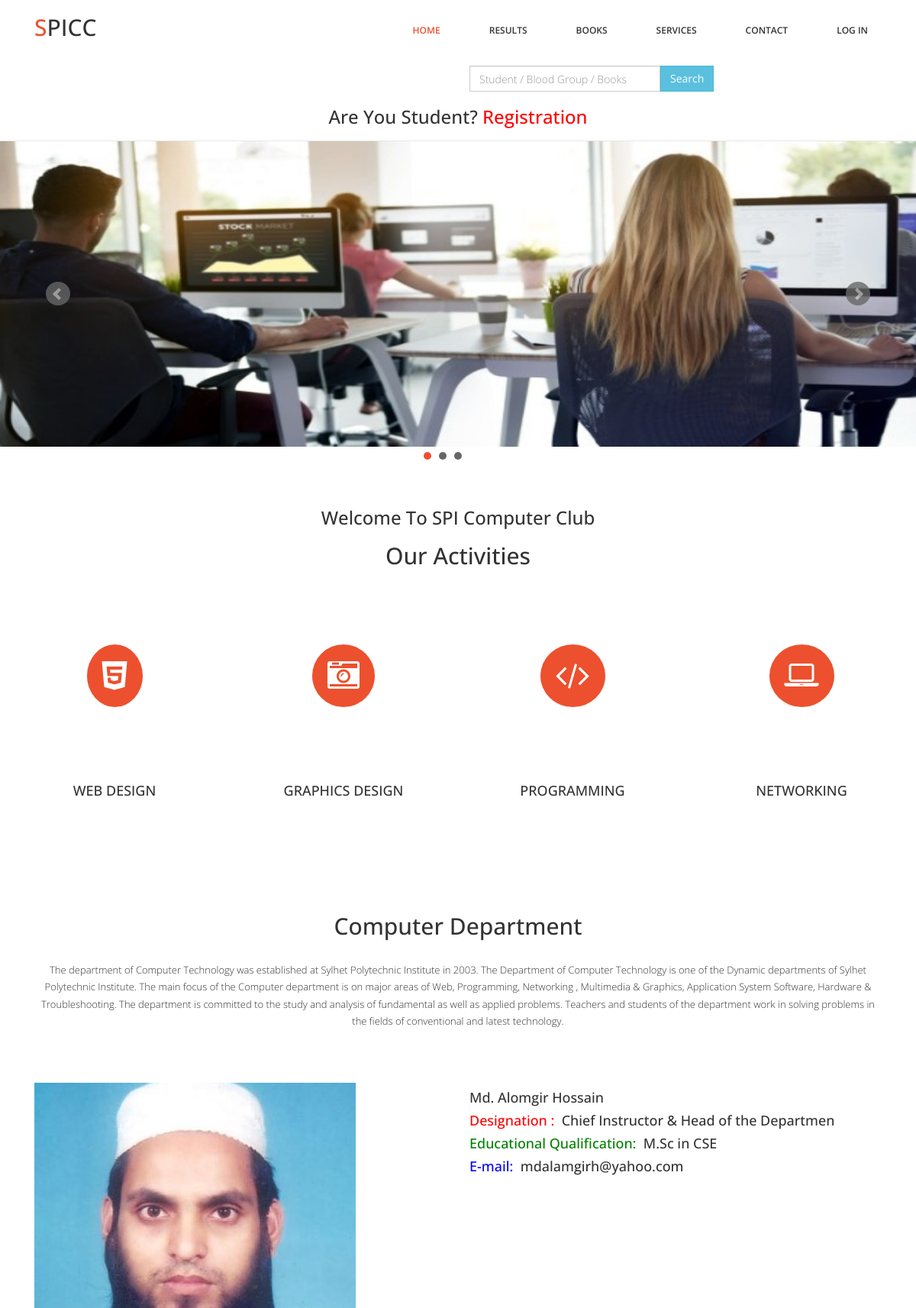
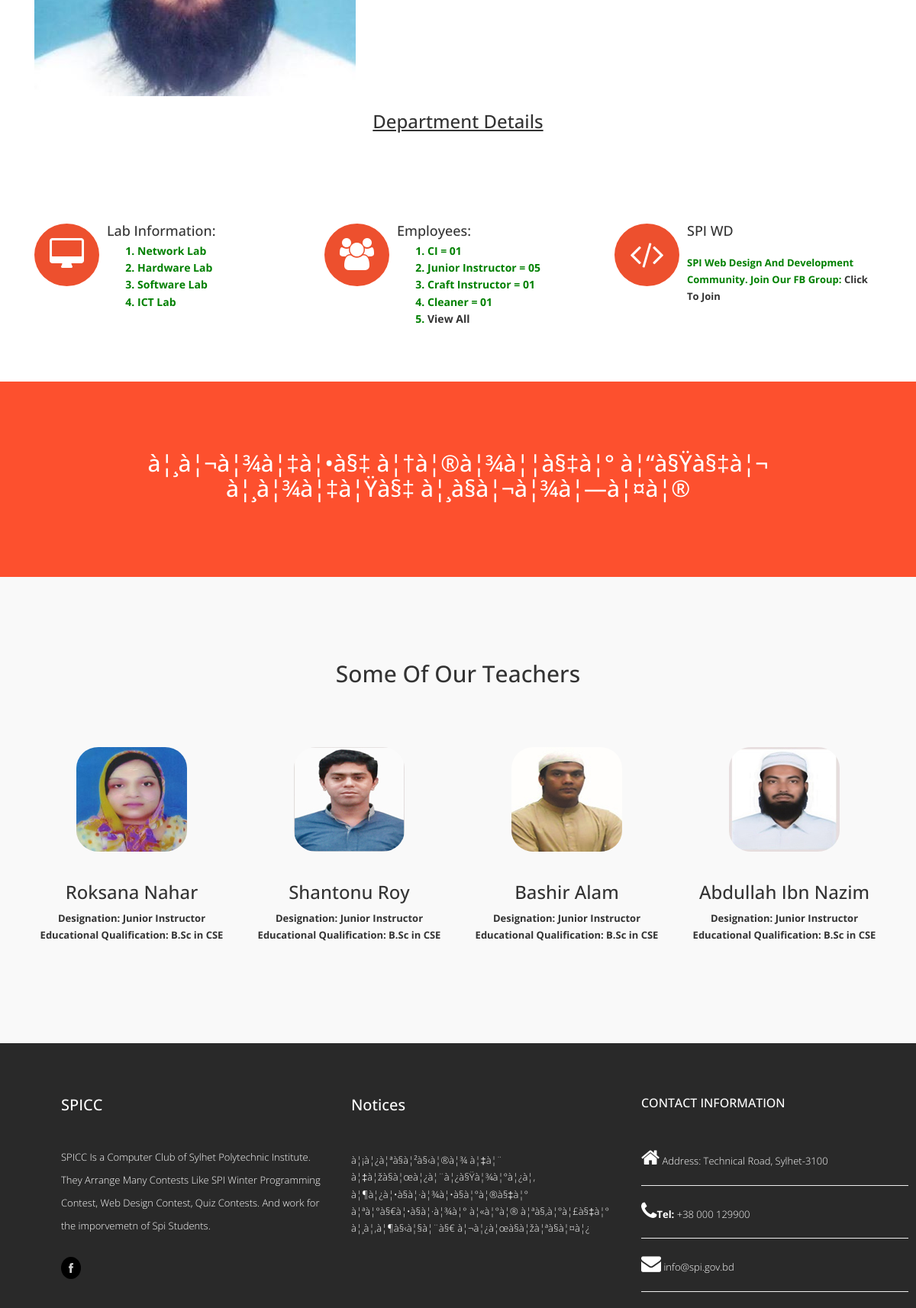
The page / (upper part) on the database its author committed (2 pictures, top to bottom).
### tables this page shows
CREATE TABLE `slider` (
  `id` int(11) NOT NULL,
  `name` mediumtext NOT NULL
);

CREATE TABLE `single_notice` (
  `id` int(11) NOT NULL,
  `noticeline` varchar(3000) NOT NULL
);

CREATE TABLE `pdf_notices` (
  `id` int(11) NOT NULL,
  `name` varchar(500) NOT NULL,
  `pdffile` mediumtext NOT NULL,
  `dateofup` date NOT NULL
);

### index.php (the view, shortened to what this page needs)
<!DOCTYPE html>
<html lang="en">
  <head>
	<link rel="stylesheet" href="style.css" />
    <link href="css/bootstrap.min.css" rel="stylesheet">
	<link rel="stylesheet" href="css/font-awesome.min.css">
	<link rel="stylesheet" href="css/jquery.bxslider.css">
	<link rel="stylesheet" type="text/css" href="css/isotope.css" media="screen" />
	<link rel="stylesheet" href="css/animate.css">
	<link rel="stylesheet" href="js/fancybox/jquery.fancybox.css" type="text/css" media="screen" />
	<link href="css/prettyPhoto.css" rel="stylesheet" />
	<link href="css/style.css" rel="stylesheet" />
  </head>
  <body>
	<header>
		<nav class="navbar navbar-default navbar-static-top" role="navigation">
			<div class="navigation">
				<div class="container">
					<div class="navbar-header">
						<div class="navbar-brand">
							<a href="index.php"><h1><span>S</span>PICC</h1></a>
						</div>
					</div>
					<div class="navbar-collapse collapse">
						<div class="menu">
							<ul class="nav nav-tabs" role="tablist">
								<li role="presentation"><a href="index.php" class="active">Home</a></li>
								<li role="presentation"><a href="get_result.php">Results</a></li>
								<li role="presentation"><a href="books_library.php">Books</a></li>
								<li role="presentation"><a href="services.php">Services</a></li>
								<li role="presentation"><?php
									if(isset($_SESSION['u_name'])){
										echo "<a href='student/my_account.php?id=$id'>My Profile</a>";
									}
									else{
										echo "<a href='contact.php'>Contact</a>";
									}
								?></li>
								<li role="presentation"><?php
									if(isset($_SESSION['u_name'])){
										echo "<a href='log_out.php'>Log Out</a>";
									}
									else{
										echo "<a href='login.php'>Log In</a>";
									}
								?></li>
							</ul>
						</div>
					</div>
	<div class="container-fluid new_header">
		<div class="row">
			<div class="col-md-3"></div>
			<div class="col-md-3"></div>
			<div class="col-md-6">
				<form action="search.php" method="POST">
					<input type="text" name="searchf" class="form-control" placeholder="Student / Blood Group / Books" style="width: 250px;float: left;">
					<input type="submit" name="search" class="btn btn-info" value="Search" style="float: left;">
				</form>
			</div>
		</div>
		<div style="color:green;"><h3> Are You Student?</span><span style="color:green;"><a href="student_registration.php"> Registration</a></a></h3></div>
	</div>
				</div>
			</div>
		</nav>
	</header>
	<div class="slider">
		<div class="img-responsive">
			<ul class="bxslider">
				<?php
				include'config/dbcon.php';
					$sel = "SELECT * FROM slider";
					$on = mysqli_query($con,$sel);
					while($rw = mysqli_fetch_array($on)){
						?>
							<li><img src="images/slider/<?php echo $rw['name']; ?>" height="400px" width="100%"></li>
						<?php
					}
					?>
			</ul>
		</div>
    </div>
	<div class="container">
		<div class="text-center">
			<div class="wow bounceInDown" data-wow-offset="0" data-wow-delay="0.3s">
				<h3>Welcome To SPI Computer Club</h3>
			</div>
			<div class="wow bounceInDown" data-wow-offset="0" data-wow-delay="0.6s">
				<h2>Our Activities</h2>
			</div>
		</div>
	</div>
		<div class="box">
			<div class="wow fadeInLeft" data-wow-offset="0" data-wow-delay="0.4s">
				<div class="col-sm-3">
					<i class="fa fa-html5 fa-3x"></i>
					<h4>Web Design</h4>
				</div>
			</div>
			<div class="wow fadeInLeft" data-wow-offset="0" data-wow-delay="0.8s">
				<div class="col-sm-3">
					<i class="fa fa-camera-retro fa-3x"></i>
					<h4>Graphics Design</h4>
				</div>
			</div>
			<div class="wow fadeInRight" data-wow-offset="0" data-wow-delay="1.2s">
				<div class="col-sm-3">
					<i class="fa fa-code fa-3x"></i>
					<h4>Programming</h4>
				</div>
			</div>
			<div class="wow fadeInRight" data-wow-offset="0" data-wow-delay="1.6s">
				<div class="col-sm-3">
					<i class="fa fa-laptop fa-3x"></i>
					<h4>Networking</h4>
				</div>
			</div>
		</div>
	<div class="features">
		<div class="container">
			<div class="col-md-12">
			<div class="text-center">
				<div class="wow bounceInDown" data-wow-offset="0" data-wow-delay="0.3s">
					<h2>Computer Department</h2>
				</div>
				<div class="wow bounceInDown" data-wow-offset="0" data-wow-delay="0.6s">
					<p>The department of Computer Technology was established at Sylhet Polytechnic Institute in 2003. The Department of Computer Technology is one of the Dynamic departments of Sylhet Polytechnic Institute. The main focus of the Computer department is on major areas of Web, Programming, Networking , Multimedia & Graphics, Application System Software, Hardware & Troubleshooting. The department is committed to the study and analysis of fundamental as well as applied problems. Teachers and students of the department work in solving problems in the fields of conventional and latest technology.<br></p>
				</div>
			</div>
		</div>
		</div>
	</div>
	<div class="container">
		<div class="col-lg-6">
			<img src="images/Alamgir.jpg" class="img-responsive" >
		</div>
		<div class="col-lg-6 wow fadeInLeft" data-wow-offset="0" data-wow-delay="0.5s">
			<h4>Md. Alomgir Hossain</h4>
			<h4><span style="color:red;">Designation :</span>&nbsp Chief Instructor & Head of the Departmen</h4>
			<h4><span style="color:green;">Educational Qualification:</span>&nbsp M.Sc in CSE</h4>
			<h4><span style="color:blue;">E-mail:</span>&nbsp mdalamgirh@yahoo.com</h4>
		</div>
	</div>
	<div class="container text-center">
		<h3><u>Department Details</u></h3>
	</div>
	<div class="main-feature">
		<div class="container">
			<div class="col-md-4 wow fadeInUp" data-wow-offset="0" data-wow-delay="0.3s">
				<div class="media">
					<div class="media-left">
						<i class="fa fa-desktop fa-3x"></i>
					</div>
					<div class="media-body">
						<h4 class="media-heading">Lab Information:</h4>
						<ol style="color: green;font-weight: bold;">
								<li>Network Lab</li>
								<li>Hardware Lab</li>
								<li>Software Lab</li>
								<li>ICT Lab</li>
						</ol>
					</div>
				</div>
			</div>
			<div class="col-md-4 wow fadeInUp" data-wow-offset="0" data-wow-delay="0.6s">
				<div class="media">
					<div class="media-left">
						<i class="fa fa-users fa-3x"></i>
					</div>
					<div class="media-body">
						<h4 class="media-heading"><a href="all_employees.php">Employees:</a></h4>
						<ol style="color: green;font-weight: bold;">
							<li>CI = 01</li>
							<li>Junior Instructor = 05</li>
							<li>Craft Instructor = 01</li>
							<li>Cleaner = 01</li>
							<li><a href="all_employees.php">View All</a></li>
						</ol>
					</div>
				</div>
			</div>
			<div class="col-md-4 wow fadeInUp" data-wow-offset="0" data-wow-delay="0.9s">
				<div class="media">
					<div class="media-left">
						<i class="fa fa-code fa-3x"></i>
					</div>
					<div class="media-body">
						<h4 class="media-heading">SPI WD</h4>
						<p style="color: green;font-weight: bold;">SPI Web Design And Development Community. Join Our FB Group: <a href="https://m.facebook.com/groups/2092516524315212">Click To Join</a></p>
					</div>
				</div>
			</div>
		</div>
		<div class="text-center">
			<div class="wow bounceInDown" data-wow-offset="0" data-wow-delay="0.3s">
				<h2><?php
							include 'config/dbcon.php';
							$sel = "SELECT * FROM single_notice";
							$run = mysqli_query($con,$sel);
							$show = mysqli_fetch_assoc($run);
							echo $show['noticeline'];
					?></h2>
			</div>
		</div>
	</div>
	<div class="about-us">
		<div class="container">
			<div class="text-center">
				<div class="wow bounceInDown" data-wow-offset="0" data-wow-delay="0.6s">
					<h2>Some Of Our Teachers</h2>
				</div>
				<div class="wow fadeInRight" data-wow-offset="0" data-wow-delay="0.3s">
					<div class="col-md-3">
						<img src="images/about/man1.jpg" alt="" >
						<h3>Roksana Nahar</h3>
						<p><b>Designation: Junior Instructor <br />
						Educational Qualification: B.Sc in CSE</b></p>
					</div>
				</div>
				<div class="wow fadeInRight" data-wow-offset="0" data-wow-delay="0.6s">
					<div class="col-md-3">
						<img src="images/about/man2.jpg" alt="" >
						<h3>Shantonu Roy</h3>
						<p><b>Designation: Junior Instructor <br />
						Educational Qualification: B.Sc in CSE</b></p>
					</div>
				</div>
				<div class="wow fadeInLeft" data-wow-offset="0" data-wow-delay="0.3s">
					<div class="col-md-3">
						<img src="images/about/man3.jpg" alt="" >
						<h3>Bashir Alam</h3>
						<p><b>Designation: Junior Instructor <br />
						Educational Qualification: B.Sc in CSE</b></p>
					</div>
				</div>
				<div class="wow fadeInLeft" data-wow-offset="0" data-wow-delay="0.6s">
					<div class="col-md-3">
						<img src="images/about/man4.jpg" alt="" >
						<h3>Abdullah Ibn Nazim</h3>
						<p><b>Designation: Junior Instructor <br />
						Educational Qualification: B.Sc in CSE</b></p>
					</div>
				</div>
			</div>
		</div>
	</div>
	<?php include 'libs/footer.php'; ?>
  </body>
</html>

### libs/footer.php (shortened to what this page needs)
<footer>
		<div class="footer">
			<div class="container">
				<div class="col-md-4 wow fadeInUp" data-wow-offset="0" data-wow-delay="0.2s">
					<h2>SPICC</h2>
					<p>SPICC Is a Computer Club of Sylhet Polytechnic Institute. They Arrange Many Contests Like SPI Winter Programming Contest, Web Design Contest, Quiz Contests. And work for the imporvemetn of Spi Students.</p>
					<ul class="social-network">
						<li><a href="https://facebook.com/groups/329247040899326" data-placement="top" title="Facebook"><i class="fa fa-facebook fa-1x"></i></a></li>
					</ul>
				</div>
				<div class="col-md-4 wow fadeInUp" data-wow-offset="0" data-wow-delay="0.4s" class="far fa-book">
				<h2>Notices</h2>
				<ul  >
					<?php
						$sql = "SELECT * FROM pdf_notices ORDER BY id DESC LIMIT 5";
						$run = mysqli_query($con,$sql);
						while($row = mysqli_fetch_array($run)){
							?>
							<li><a href="pdf_notices/<?php echo $row['pdffile'];?>"  download="<?php echo $row['name']; ?>"  style="color:#fff;" ><?php echo $row['name']; ?></a></li>
							<?php
						}
						 ?>
				</ul>
				</div>
				<div class="col-md-4 wow fadeInUp" data-wow-offset="0" data-wow-delay="0.6s">
					<h3>CONTACT INFORMATION</h3>
					<ul>
						<li><i class="fa fa-home fa-2x"></i><span class="lea"> Address: Technical Road, Sylhet-3100</span></li><hr>
						<li><i class="fa fa-phone fa-2x"></i><span class="lea"><strong>Tel:</strong></span> +38 000 129900</li><hr>
						<li><i class="fa fa-envelope fa-2x"><span class="lea"></span></i> info@spi.gov.bd</li>
						<hr>
					</ul>
				</div>
			</div>
		</div>
	</footer>

### style.css (style rules this page uses)
.new_header { text-align:center; padding:5px; margin:2px; width:100%; }
.new_header a { text-decoration:none; color:red; }

### css/style.css (style rules this page uses)
body { font-family:'Open Sans', Arial, sans-serif; font-size:14px; font-weight:300; line-height:1.6em; color:#fff; background-color:#fff; overflow-x:hidden; }
hi,h2,h3,h4,h5,h6 { color:#333; line-height:1.1em; }
p { color:#333; font-size:13px; }
a { text-decoration:none; transition: all 0.1s ease-in-out; -moz-transition: all 0.1s ease-in-out; -webkit-transition: all 0.1s ease-in-out; -o-transition: all 0.1s ease-in-out; outline: none; color:#333; }
.text-center h2 { margin-bottom:30px; }
.text-center p { margin-bottom:50px; color:#333; }
.navigation { background-color:#fff; padding:0; }
.navbar-brand h1 { margin-top:-1px; padding-top:5px; float: left; font-size: 30px; color:#333; }
.navbar-brand h1 span { color: #ED502E; }
.menu { font-size:12px; float:right; text-transform:uppercase; font-weight:600; }
.menu ul.nav-tabs li { color:#000; }
.nav-tabs { border-bottom: 0; }
.nav-tabs > li { float: left; margin-bottom: 0; }
.nav-tabs > li > a { border-radius:0; color:#333; padding:30px; }
.nav-tabs > li > a.active { color: #ED502E; border-radius:0; transition: all 0.3s ease-in-out; -moz-transition: all 0.3s ease-in-out; -webkit-transition: all 0.3s ease-in-out; -o-transition: all 0.3s ease-in-out; }
.slider { margin-top:-20px; margin-right:0px; margin-left:-40px; }
.box { margin-top:70px; text-align:center; background:#f9f9f9; }
.box h4 { text-transform:uppercase; margin-top:50px; margin-bottom:80px; padding:50px; }
.box i { color:#fff; border-radius:50%; padding:20px; background:#ED502E; }
.features p { margin-bottom:70px; color:#333; }
.main-feature { padding-bottom:50px; padding-top:80px; }
.main-feature .media { margin-top:30px; margin-bottom:30px; }
.main-feature .media p { margin-top:20px; margin-bottom:30px; color:#333; }
.main-feature .media i { border-radius:50%; padding:20px; background:#ED502E; color:#fff; }
.main-feature .text-center { background:#fD502E; padding:70px; margin-top:30px; }
.main-feature .text-center h2,p { color:#fff; }
.about-us { background:#f9f9f9; margin-top:-50px; padding-top:90px; padding-bottom:80px; }
.about-us img { margin-top:50px; border-radius:20%; margin-bottom:20px; }
.footer { background:#292929; padding:50px; }
.footer p { margin-top:-8px; font-size:13px; line-height:30px; }
.footer h2 { color:#fff; margin-bottom:50px; font-size:20px; }
ul.social-network { margin-top:30px; transition: all 0.3s ease-in-out; -moz-transition: all 0.3s ease-in-out; -webkit-transition: all 0.3s ease-in-out; -o-transition: all 0.3s ease-in-out; }
ul.social-network li { display:inline; font-size: 14px; margin-right:10px; }
ul.social-network li a { color:#d0d0d0; padding:5px 10px; background:#000; border-radius:50%; }
.footer h3 { color:#fff; margin-bottom:50px; font-size:16px; }
.footer ul { text-decoration:none; list-style:none; margin-left:-40px; font-size:13px; }

### css/overwrite.css (style rules this page uses)
select, textarea, input[type="text"], input[type="password"], input[type="datetime"], input[type="datetime-local"], input[type="date"], input[type="month"], input[type="time"], input[type="week"], input[type="number"], input[type="email"], input[type="url"], input[type="search"], input[type="tel"], input[type="color"], .uneditable-input { -webkit-border-radius: 0; -moz-border-radius: 0; border-radius: 0; }
.btn { text-shadow: none; background-image:none; border-color: none; border-bottom-color: none; -webkit-box-shadow: none; -moz-box-shadow: none; box-shadow: none; }
.btn { outline:0; -webkit-border-radius: 0; -moz-border-radius: 0; border-radius: 0; }

### rows shown on the page
slider: name (picture)
single_notice: noticeline "à¦¸à¦¬à¦¾à¦‡à¦•à§‡ à¦†à¦®à¦¾à¦¦à§‡à¦° à¦“à§Ÿà§‡à¦¬ à¦¸à¦¾à¦‡à¦Ÿà§‡ à¦¸à§à¦¬à¦¾à¦—à¦¤à¦®"
pdf_notices: name "à¦¡à¦¿à¦ªà§à¦²à§‹à¦®à¦¾ à¦‡à¦¨ à¦‡à¦žà§à¦œà¦¿à¦¨à¦¿à§Ÿà¦¾à¦°à¦¿à¦‚ à¦¶à¦¿à¦•à§à¦·à¦¾à¦•à§à¦°à¦®à§‡à¦° à¦ªà¦°à§€à¦•à§à¦·à¦¾à¦° à¦«à¦°à¦® à¦ªà§‚à¦°à¦£à§‡à¦° à¦¸à¦‚à¦¶à§‹à¦§à¦¨à§€ à¦¬à¦¿à¦œà§à¦žà¦ªà§à¦¤à¦¿"
